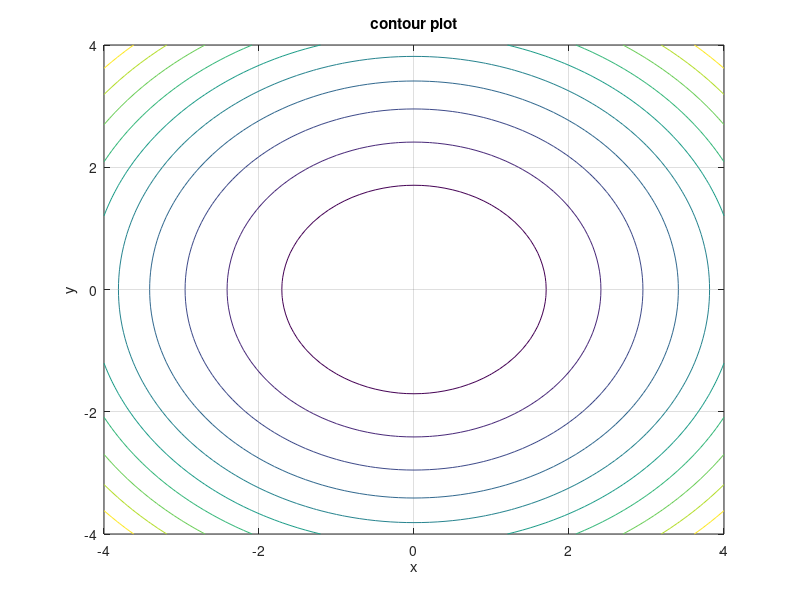

The MATLAB script that drew this image:
clc; clear;

x = -4:0.1:4; y=x;
[X, Y] = meshgrid(x, y);
Z = (X.^2+Y.^2)/4;

contour(X, Y, Z);
title('contour plot');
xlabel('x'); ylabel('y')
grid on
